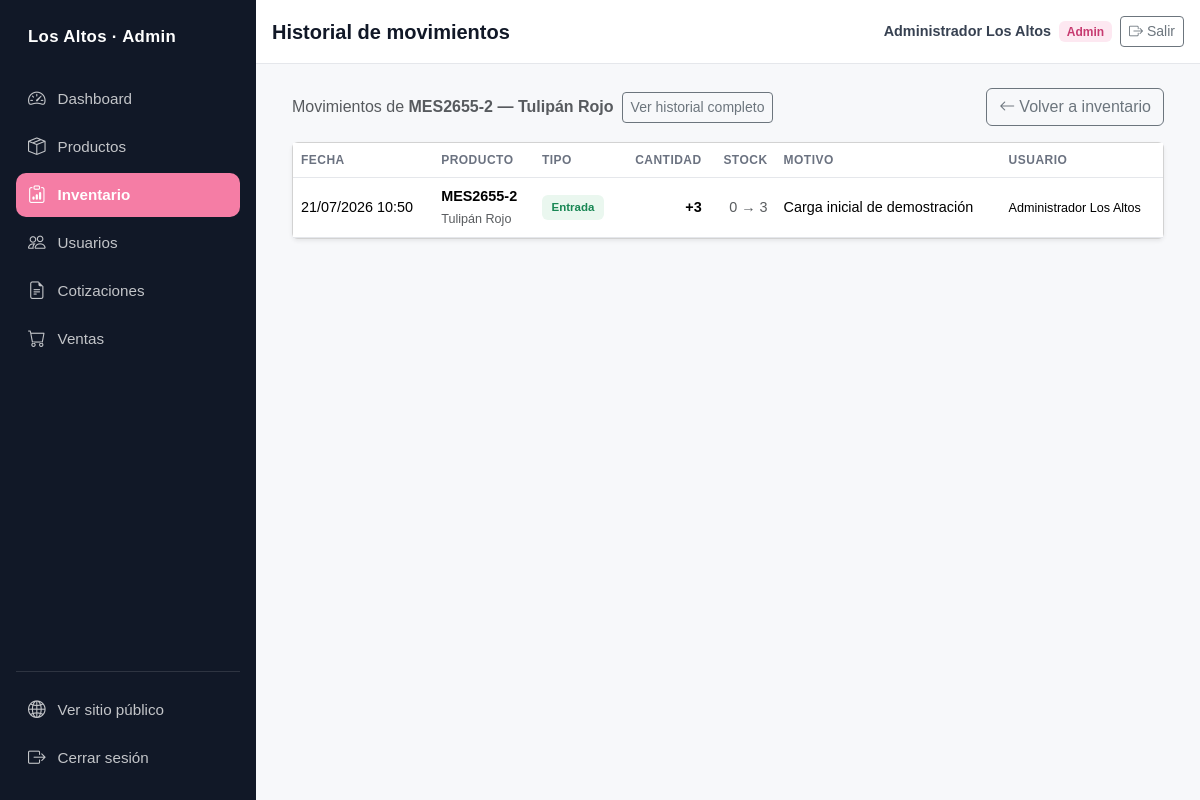
Screenshot of /admin/inventory/movements?product=3 (signed in) with the database file from the repository.
### app/models/user.py (models this page shows, shortened)
class User(UserMixin, db.Model):
    __tablename__ = "users"
    id = db.Column(db.Integer, primary_key=True)
    username = db.Column(db.String(50), unique=True, nullable=False)
    full_name = db.Column(db.String(120), nullable=False)
    role = db.Column(db.String(20), nullable=False, default=ROLE_SELLER)
    is_active = db.Column(db.Boolean, nullable=False, default=True)
    password_hash = db.Column(db.String(255), nullable=False)
    def is_admin(self):
        return self.role == ROLE_ADMIN

### app/models/product.py (models this page shows, shortened)
class Product(db.Model):
    __tablename__ = "products"
    id = db.Column(db.Integer, primary_key=True)
    code = db.Column(db.String(30), unique=True, nullable=False, index=True)
    name = db.Column(db.String(120), nullable=False)
    description = db.Column(db.Text, nullable=True)
    brand = db.Column(db.String(80), nullable=True)
    subcategory_id = db.Column(
        db.Integer, db.ForeignKey("subcategories.id"), nullable=False
    )
    subcategory = db.relationship("Subcategory", back_populates="products")
    price = db.Column(db.Numeric(10, 2), nullable=False)
    commercial_presentation = db.Column(db.String(120), nullable=False)
    commercial_unit = db.Column(db.String(20), nullable=False)
    status = db.Column(db.String(20), nullable=False, default=STATUS_ACTIVE)
    availability = db.Column(
        db.String(20), nullable=False, default=AVAILABILITY_AVAILABLE
    )
    image_filename = db.Column(db.String(120), nullable=True)
    created_at = db.Column(db.DateTime, nullable=False, default=datetime.now)
    updated_at = db.Column(
        db.DateTime, nullable=False, default=datetime.now, onupdate=datetime.now
    )

### app/models/inventory.py (models this page shows, shortened)
class InventoryMovement(db.Model):
    __tablename__ = "inventory_movements"
    id = db.Column(db.Integer, primary_key=True)
    product_id = db.Column(db.Integer, db.ForeignKey("products.id"), nullable=False)
    product = db.relationship("Product")
    user_id = db.Column(db.Integer, db.ForeignKey("users.id"), nullable=False)
    user = db.relationship("User")
    movement_type = db.Column(db.String(20), nullable=False)
    quantity = db.Column(db.Integer, nullable=False)
    quantity_before = db.Column(db.Integer, nullable=False)
    quantity_after = db.Column(db.Integer, nullable=False)
    reason = db.Column(db.String(200), nullable=False)
    created_at = db.Column(db.DateTime, nullable=False, default=datetime.now)
    @property
    def movement_label(self):
        return MOVEMENT_LABELS.get(self.movement_type, self.movement_type)

### app/blueprints/admin/routes.py (the view)
@admin_bp.route("/inventory/movements")
@login_required
@admin_required
def inventory_movements():
    product_id = request.args.get("product", type=int)
    product = None
    if product_id:
        product = products_service.get_product_or_none(product_id)
    movements = inventory_service.list_movements(product_id=product_id)
    return render_template(
        "admin/inventory/history.html",
        movements=movements,
        product=product,
    )

### app/services/inventory_service.py (called while the page is built)
def list_movements(product_id=None, limit=100):
    query = InventoryMovement.query
    if product_id:
        query = query.filter(InventoryMovement.product_id == product_id)
    return query.order_by(InventoryMovement.created_at.desc()).limit(limit).all()

### app/services/products_service.py (called while the page is built)
def get_product_or_none(product_id):
    return db.session.get(Product, product_id)

### app/templates/admin/inventory/history.html (shortened to what this page needs)
{% extends "admin/base_admin.html" %}
{% block page_title %}Historial de movimientos{% endblock %}
{% block admin_content %}
<div class="container-xl">
  <div class="d-flex flex-wrap align-items-center gap-2 mb-3">
    {% if product %}
      <p class="text-muted mb-0">
        Movimientos de <strong>{{ product.code }} — {{ product.name }}</strong>
      </p>
      <a class="btn btn-outline-secondary btn-sm" href="{{ url_for('admin.inventory_movements') }}">
        Ver historial completo
      </a>
    {% else %}
      <p class="text-muted mb-0">Últimos {{ movements|length }} movimiento(s)</p>
    {% endif %}
    <a class="btn btn-outline-secondary ms-auto" href="{{ url_for('admin.inventory_list') }}">
      <i class="bi bi-arrow-left me-1"></i>Volver a inventario
    </a>
  </div>
  {% if movements %}
    <div class="card shadow-sm">
      <div class="table-responsive">
        <table class="table align-middle admin-table mb-0">
          <thead>
            <tr>
              <th>Fecha</th>
              <th>Producto</th>
              <th>Tipo</th>
              <th class="text-end">Cantidad</th>
              <th class="text-end">Stock</th>
              <th>Motivo</th>
              <th>Usuario</th>
            </tr>
          </thead>
          <tbody>
            {% for movement in movements %}
              <tr>
                <td class="text-nowrap">
                  {{ movement.created_at.strftime("%d/%m/%Y %H:%M") }}
                </td>
                <td>
                  <div class="fw-semibold">{{ movement.product.code }}</div>
                  <small class="text-muted">{{ movement.product.name }}</small>
                </td>
                <td>
                  <span class="badge movement-badge movement-badge--{{ movement.movement_type }}">
                    {{ movement.movement_label }}
                  </span>
                </td>
                <td class="text-end fw-semibold">
                  {% if movement.movement_type == "entrada" %}+{% else %}−{% endif %}{{ movement.quantity }}
                </td>
                <td class="text-end text-muted text-nowrap">
                  {{ movement.quantity_before }} → {{ movement.quantity_after }}
                </td>
                <td>{{ movement.reason }}</td>
                <td>
                  <small>{{ movement.user.full_name }}</small>
                </td>
              </tr>
            {% endfor %}
          </tbody>
        </table>
      </div>
    </div>
  {% endif %}
</div>
{% endblock %}

### app/templates/admin/base_admin.html (shortened to what this page needs)
<!doctype html>
<html lang="es">
<head>
  <link href="https://cdn.jsdelivr.net/npm/bootstrap@5.3.3/dist/css/bootstrap.min.css" rel="stylesheet">
  <link href="https://cdn.jsdelivr.net/npm/bootstrap-icons@1.11.3/font/bootstrap-icons.min.css" rel="stylesheet">
  <link rel="stylesheet" href="{{ url_for('static', filename='css/styles.css') }}">
  <link rel="stylesheet" href="{{ url_for('static', filename='css/admin.css') }}">
</head>
<body class="admin-body">
  <div class="admin-layout">
    <aside class="offcanvas-lg offcanvas-start admin-sidebar"
           tabindex="-1"
           id="adminSidebar"
           aria-label="Navegación administrativa">
      <div class="offcanvas-body admin-sidebar__body">
        <span class="admin-sidebar__brand d-none d-lg-block">Los Altos · Admin</span>
        <nav class="admin-sidebar__nav" aria-label="Módulos del sistema">
          <a class="admin-sidebar__link {% if request.endpoint == 'admin.dashboard' %}active{% endif %}"
             href="{{ url_for('admin.dashboard') }}">
            <i class="bi bi-speedometer2"></i>
            <span>Dashboard</span>
          </a>
          <a class="admin-sidebar__link {% if request.endpoint and request.endpoint.startswith('admin.product') %}active{% endif %}"
             href="{{ url_for('admin.products_list') }}">
            <i class="bi bi-box-seam"></i>
            <span>Productos</span>
          </a>
          <a class="admin-sidebar__link {% if request.endpoint and request.endpoint.startswith('admin.inventory') %}active{% endif %}"
             href="{{ url_for('admin.inventory_list') }}">
            <i class="bi bi-clipboard-data"></i>
            <span>Inventario</span>
          </a>
          <a class="admin-sidebar__link {% if request.endpoint and request.endpoint.startswith('admin.user') %}active{% endif %}"
             href="{{ url_for('admin.users_list') }}">
            <i class="bi bi-people"></i>
            <span>Usuarios</span>
          </a>
          <a class="admin-sidebar__link {% if request.endpoint and request.endpoint.startswith('sales.quote') %}active{% endif %}"
             href="{{ url_for('sales.quotes_list') }}">
            <i class="bi bi-file-earmark-text"></i>
            <span>Cotizaciones</span>
          </a>
          <a class="admin-sidebar__link {% if request.endpoint and request.endpoint.startswith('sales.') and not request.endpoint.startswith('sales.quote') %}active{% endif %}"
             href="{{ url_for('sales.panel') }}">
            <i class="bi bi-cart"></i>
            <span>Ventas</span>
          </a>
        </nav>
        <div class="admin-sidebar__footer">
          <a class="admin-sidebar__link" href="{{ url_for('public.home') }}">
            <i class="bi bi-globe2"></i>
            <span>Ver sitio público</span>
          </a>
          <a class="admin-sidebar__link" href="{{ url_for('auth.logout') }}">
            <i class="bi bi-box-arrow-right"></i>
            <span>Cerrar sesión</span>
          </a>
        </div>
      </div>
    </aside>
    <div class="admin-main">
      <header class="admin-header">
        <h1 class="admin-header__title">{% block page_title %}Panel Administrativo{% endblock %}</h1>
        <div class="admin-header__user">
          <span class="admin-header__name d-none d-sm-inline">{{ current_user.full_name }}</span>
          <span class="badge admin-role-badge">{{ current_user.role }}</span>
          <a class="btn btn-outline-secondary btn-sm"
             href="{{ url_for('auth.logout') }}"
             title="Cerrar sesión">
            <i class="bi bi-box-arrow-right"></i><span class="d-none d-sm-inline ms-1">Salir</span>
          </a>
        </div>
      </header>
      <main class="admin-content">
        {% block admin_content %}{% endblock %}
      </main>
    </div>
  </div>
</body>
</html>

### app/static/css/styles.css (style rules this page uses)
:root { --la-brand: #F57DA5; --la-brand-hover: #D94F82; --la-brand-active: #C73A70; --la-brand-soft: #FDE8F1; --la-brand-border: #F7BBD2; --la-bg: #F7F8FA; --la-surface: #FFFFFF; --la-surface-alt: #F3F4F6; --la-border: #E5E7EB; --la-text: #374151; --la-text-muted: #6B7280; --la-carbon: #111827; --la-category-cosmetics: #F57DA5; --la-category-cosmetics-soft: #FDE8F1; --la-category-toys: #3D8DDF; --la-category-toys-soft: #E8F3FF; --la-category-flowers: #4CAF6F; --la-category-flowers-soft: #E9F8EF; --la-success: #198754; --la-success-soft: #EAF7EF; --la-warning: #F59E0B; --la-warning-soft: #FFF7E6; --la-danger: #DC3545; --la-danger-soft: #FDECEC; --la-info: #0EA5E9; --la-info-soft: #EAF6FD; --la-disabled: #E5E7EB; --la-disabled-soft: #F3F4F6; --la-primary: var(--la-brand); --la-primary-hover: var(--la-brand-hover); --la-secondary-bg: var(--la-surface); --la-secondary-border: var(--la-border); --la-link: var(--la-brand-hover); --la-focus-ring: #F57DA73D; --la-card-border: var(--la-border); --la-sidebar-bg: var(--la-carbon); --la-sidebar-active: var(--la-brand); }
body { font-family: Arial, Helvetica, sans-serif; background-color: var(--la-bg); color: var(--la-text); }
:root { --la-rosa: #F57DA5; --la-rosa-hover: #DD5C8F; --la-rosa-suave: #FDE7F0; --la-carbon: #111827; --la-texto: #374151; --la-secundario: #6B7280; --la-linea: #E5E7EB; --la-fondo: #F7F8FA; --la-blanco: #FFFFFF; --la-cosmeticos: #F57DA5; --la-cosmeticos-suave: #FDE7F0; --la-juguetes: #3B82F6; --la-juguetes-suave: #EAF3FF; --la-flores: #22C55E; --la-flores-suave: #EAF8EF; --la-exito: #198754; --la-advertencia: #F59E0B; --la-error: #DC3545; }
.admin-role-badge { background-color: var(--la-brand-soft); color: var(--la-brand-active); font-weight: 700; text-transform: capitalize; }

### app/static/css/admin.css (style rules this page uses)
.admin-body { background-color: var(--la-bg); }
.admin-layout { display: flex; min-height: 100vh; }
.admin-main { flex: 1; min-width: 0; display: flex; flex-direction: column; }
.admin-content { padding: 1.5rem 1rem 3rem; }
.admin-sidebar { --bs-offcanvas-bg: var(--la-sidebar-bg); background-color: var(--la-sidebar-bg); color: #ffffff; }
.admin-sidebar__body { display: flex; flex-direction: column; gap: 1.5rem; padding: 1.25rem 1rem; }
.admin-sidebar__brand { display: block; font-size: 1.05rem; font-weight: 700; color: #ffffff; letter-spacing: 0.02em; padding: 0.25rem 0.75rem; }
.admin-sidebar__nav { display: flex; flex-direction: column; gap: 0.25rem; }
.admin-sidebar__link { display: flex; align-items: center; gap: 0.75rem; padding: 0.65rem 0.75rem; border-radius: 0.625rem; color: rgba(255, 255, 255, 0.75); text-decoration: none; font-size: 0.95rem; font-weight: 500; min-height: 44px; }
.admin-sidebar__link i { font-size: 1.1rem; line-height: 1; }
.admin-sidebar__link.active { color: #ffffff; background-color: var(--la-sidebar-active); font-weight: 600; }
.admin-sidebar__footer { margin-top: auto; display: flex; flex-direction: column; gap: 0.25rem; border-top: 1px solid rgba(255, 255, 255, 0.12); padding-top: 1rem; }
@media (min-width: 992px) { .admin-sidebar { width: 256px; flex-shrink: 0; position: sticky; top: 0; height: 100vh; overflow-y: auto; background-color: var(--la-sidebar-bg) !important; } }
@media (min-width: 992px) { .admin-sidebar .admin-sidebar__body { padding: 1.25rem 1rem; flex-direction: column; height: 100%; } }
.admin-header { display: flex; align-items: center; gap: 0.75rem; min-height: 64px; padding: 0.75rem 1rem; background-color: var(--la-surface); border-bottom: 1px solid var(--la-border); }
.admin-header__title { font-size: 1.25rem; font-weight: 700; color: var(--la-carbon); margin: 0; }
.admin-header__user { margin-left: auto; display: flex; align-items: center; gap: 0.5rem; }
.admin-header__name { font-size: 0.9rem; font-weight: 600; color: var(--la-text); }
@media (min-width: 992px) { .admin-content { padding: 1.5rem 1.5rem 3rem; } }
.admin-table { font-size: 0.9rem; }
.admin-table thead th { font-size: 0.75rem; font-weight: 700; text-transform: uppercase; letter-spacing: 0.04em; color: var(--la-text-muted); border-bottom-color: var(--la-border); white-space: nowrap; }
.admin-table td { border-bottom-color: var(--la-border); }
.movement-badge { font-size: 0.72rem; font-weight: 700; padding: 0.4rem 0.6rem; }
.movement-badge--entrada { background-color: var(--la-success-soft); color: var(--la-success); }

### rows the page displays
User: full_name "Administrador Los Altos", role "Admin"
Product: code "MES2655-2", name "Tulipán Rojo"
InventoryMovement: created_at "21/07/2026 10:50", product.code "MES2655-2", product.name "Tulipán Rojo", movement_label "Entrada", quantity "3", quantity_before "0", quantity_after "3", reason "Carga inicial de demostración", user.full_name "Administrador Los Altos"
